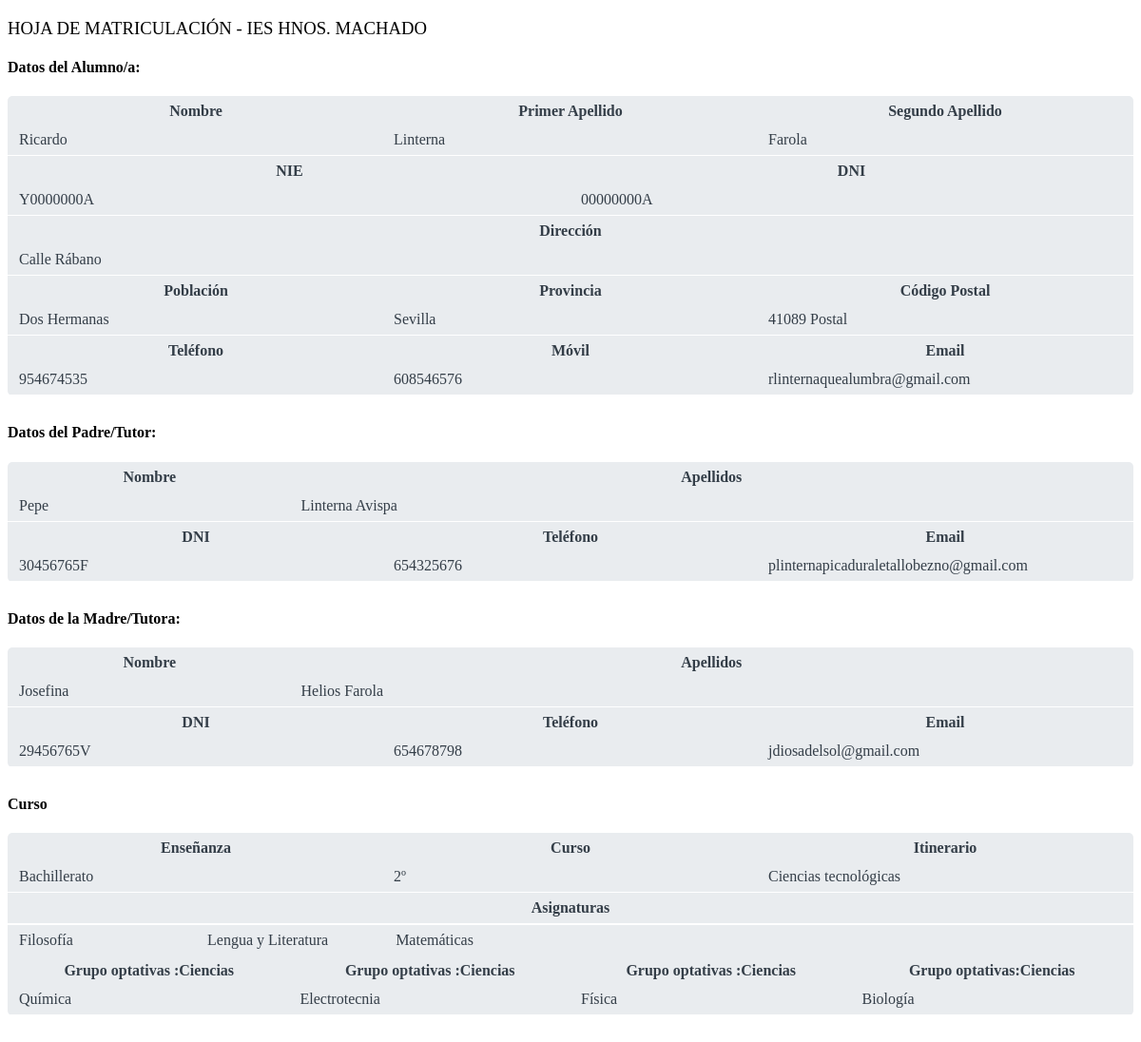
Page /php/matricula.php (signed in) on the committed database.
### tables this page shows
CREATE TABLE `alumnos` (
  `id` int(5) NOT NULL,
  `dni` varchar(9) NOT NULL,
  `clave` varchar(40) NOT NULL,
  `nombre` varchar(40) NOT NULL,
  `apellido1` varchar(40) NOT NULL,
  `apellido2` varchar(40) NOT NULL,
  `nie` varchar(9) NOT NULL,
  `fecha_nac` date NOT NULL,
  `direccion` varchar(60) NOT NULL,
  `poblacion` varchar(40) NOT NULL,
  `provincia` varchar(40) NOT NULL,
  `cod_postal` int(5) NOT NULL,
  `tel_fijo` int(9) NOT NULL,
  `tel_movil` int(9) NOT NULL,
  `correo` varchar(50) NOT NULL,
  `dni_padre` varchar(9) NOT NULL,
  `nombre_padre` varchar(40) NOT NULL,
  `apellidos_padre` varchar(40) NOT NULL,
  `tel_padre` int(9) NOT NULL,
  `correo_padre` varchar(50) NOT NULL,
  `dni_madre` varchar(9) NOT NULL,
  `nombre_madre` varchar(40) NOT NULL,
  `apellidos_madre` varchar(40) NOT NULL,
  `tel_madre` int(9) NOT NULL,
  `correo_madre` varchar(50) NOT NULL,
  `cambio_datos` varchar(500) DEFAULT NULL,
  `fecha_alta` date NOT NULL
);

CREATE TABLE `cursos` (
  `id` int(5) NOT NULL,
  `nombre` varchar(40) NOT NULL,
  `id_enseñanza` int(5) NOT NULL
);

CREATE TABLE `itinerarios` (
  `id` int(5) NOT NULL,
  `nombre` varchar(40) NOT NULL,
  `id_curso` int(5) NOT NULL
);

CREATE TABLE `asignaturas` (
  `codigo` varchar(20) NOT NULL,
  `nombre` varchar(40) NOT NULL,
  `id_itinerario` int(5) NOT NULL
);

CREATE TABLE `grupo_optativas` (
  `id` int(5) NOT NULL,
  `nombre` varchar(40) NOT NULL,
  `id_curso` int(5) NOT NULL
);

CREATE TABLE `optativas` (
  `id` int(5) NOT NULL,
  `nombre` varchar(40) NOT NULL,
  `id_grupo_optativas` int(5) NOT NULL
);

### php/functions.php (called while the page is built, shortened)
<?php
function connectDB()
{
    try
    {
        $opc=array(PDO::MYSQL_ATTR_INIT_COMMAND => "SET NAMES utf8");
        $dsn="mysql:host=localhost;dbname=automatricula";
        $usuario="root";
        $contrasena="";
        $base=new PDO($dsn,$usuario,$contrasena,$opc);
    }
    catch (PDOException $e)
    {
        die ("Error".$e->getMessage());
        $resultado=null;
    }
    return $base;
}
function ejecutaConsulta($sql)
{
		$miconexion=connectDB();
		return $miconexion->query($sql);
}
function ejecutaConsultaArray($sql)
{
		$datos=[];
		$resultset=ejecutaConsulta($sql);
		while($fila=$resultset->fetch(PDO::FETCH_ASSOC))
		{
			$datos[]=$fila;
		}
		return $datos;
}
?>

### php/matricula.php (the view, shortened to what this page needs)
<!DOCTYPE html>
<html>
<head>
</head>
<body>
	<?php
		include "functions.php";
		$dni=$_SESSION['login'];
		$consulta="SELECT * FROM alumnos WHERE DNI='".$dni."';";
        $consulta2="SELECT E.NOMBRE, C.NOMBRE, I.NOMBRE, I.id FROM alumnos A, matriculas M, itinerarios I, cursos C, enseñanzas E WHERE A.DNI='".$dni."' AND A.ID=M.ID_ALUMNO AND M.ID_ITINERARIO=I.ID AND I.ID_CURSO=C.ID AND C.ID_enseñanza=E.ID";
        $consulta3="SELECT O.NOMBRE FROM matriculas M, optativas O, optativas_elegidas OE WHERE M.COD_MATRICULA=OE.COD_MATRICULA  AND O.ID=OE.ID_OPTATIVA1";
        $consulta4="SELECT O.NOMBRE FROM matriculas M, optativas O, optativas_elegidas OE WHERE M.COD_MATRICULA=OE.COD_MATRICULA  AND O.ID=OE.ID_OPTATIVA2";
        $consulta5="SELECT O.NOMBRE FROM matriculas M, optativas O, optativas_elegidas OE WHERE M.COD_MATRICULA=OE.COD_MATRICULA  AND O.ID=OE.ID_OPTATIVA3";
        $consulta6="SELECT O.NOMBRE FROM matriculas M, optativas O, optativas_elegidas OE WHERE M.COD_MATRICULA=OE.COD_MATRICULA  AND O.ID=OE.ID_OPTATIVA4";
		$resulset=ejecutaConsulta($consulta);
        $alumno=$resulset->fetch(PDO::FETCH_ASSOC);
        $resulset2=ejecutaConsulta($consulta2);
		$matricula=$resulset2->fetch(PDO::FETCH_NUM);
        $resulset3=ejecutaConsulta($consulta3);
		$optativa1=$resulset3->fetch(PDO::FETCH_NUM);
        $resulset4=ejecutaConsulta($consulta4);
		$optativa2=$resulset4->fetch(PDO::FETCH_NUM);
        $resulset5=ejecutaConsulta($consulta5);
		$optativa3=$resulset5->fetch(PDO::FETCH_NUM);
        $resulset6=ejecutaConsulta($consulta6);
		$optativa4=$resulset6->fetch(PDO::FETCH_NUM);
		$consulta7 = ejecutaConsultaArray("SELECT m.cod_matricula from alumnos a inner join matriculas m where a.id = m.id_alumno and a.dni='$dni'");
		$cod_matricula = $consulta7[0]["cod_matricula"];
		$sql= "SELECT nombre FROM asignaturas where id_itinerario = '".$matricula['3']."';";
		$asignaturas=ejecutaConsultaArray($sql);
		$tablaAsig='<table class="caja0"><tr><th class="caja6">Asignaturas</th></tr></table>';
		$tablaAsig.='<table class="caja0"><tr>';
		foreach($asignaturas as $indice=>$asig){
			if($indice%4!=0)
				$tablaAsig.='<td class="caja5">'.$asig['nombre'].'</td>';
			else{
				$tablaAsig.='</tr></table><table><tr><td class="caja5">'.$asig['nombre'].'</td>';
			}
		}
		$tablaAsig.='</tr></table>';
		if($optativa1[0] != ""){
		$nombreGrupoOptativa1 = "SELECT grupo_optativas.nombre FROM grupo_optativas ,optativas,optativas_elegidas WHERE grupo_optativas.id = optativas.id_grupo_optativas AND optativas.id = optativas_elegidas.id_optativa1 AND optativas_elegidas.cod_matricula=".$cod_matricula.";";
			$grupo1 = ejecutaConsultaArray($nombreGrupoOptativa1);
			$grupo1= "Grupo optativas :".$grupo1[0]['nombre'];
		}else{
			$grupo1="";
		}
		if($optativa2[0] != ""){
        $nombreGrupoOptativa2 ="SELECT grupo_optativas.nombre FROM grupo_optativas ,optativas,optativas_elegidas WHERE grupo_optativas.id = optativas.id_grupo_optativas AND optativas.id = optativas_elegidas.id_optativa2 AND optativas_elegidas.cod_matricula=".$cod_matricula.";";
	        $grupo2 = ejecutaConsultaArray($nombreGrupoOptativa2);
	        $grupo2 = "Grupo optativas :".$grupo2[0]['nombre'];
        }else{
			$grupo2="";
		}
        if($optativa3[0] != ""){
        $nombreGrupoOptativa3 ="SELECT grupo_optativas.nombre FROM grupo_optativas ,optativas,optativas_elegidas WHERE grupo_optativas.id = optativas.id_grupo_optativas AND optativas.id = optativas_elegidas.id_optativa3 AND optativas_elegidas.cod_matricula=".$cod_matricula.";";
       		 $grupo3 = ejecutaConsultaArray($nombreGrupoOptativa3);
       		 $grupo3 ="Grupo optativas :".$grupo3[0]['nombre'];
        }else{
			$grupo3="";
		}
        if($optativa4[0] != ""){
        $nombreGrupoOptativa4 = "SELECT grupo_optativas.nombre FROM grupo_optativas ,optativas,optativas_elegidas WHERE grupo_optativas.id = optativas.id_grupo_optativas AND optativas.id = optativas_elegidas.id_optativa4 AND optativas_elegidas.cod_matricula=".$cod_matricula.";";
	        $grupo4 = ejecutaConsultaArray($nombreGrupoOptativa4);
	        $grupo4 = "Grupo optativas:".$grupo4[0]['nombre'];
        }else{
			$grupo4="";
		}
	?>
	<div style="text-align:right"><barcode dimension="1D" type="EAN13" value="<?php echo $cod_matricula;?>" label="label" style="float:right;width:30mm; height:6mm; color: #000; font-size: 3mm"></barcode></div>
	<h3 style="font-weight:lighter;">HOJA DE MATRICULACIÓN - IES HNOS. MACHADO</h3>
	<h4>Datos del Alumno/a:</h4>
	<div class="contenedor">
	<table class="caja0">
		<tr><th class="caja4">Nombre</th><th class="caja4">Primer Apellido</th><th class="caja4">Segundo Apellido</th></tr>
		<tr><td class="caja4"><?php echo $alumno['nombre'];?></td><td class="caja4"><?php echo $alumno['apellido1'];?></td><td class="caja4"><?php echo $alumno['apellido2'];?></td></tr>
	</table>
	<table class="caja0">
		<tr><th class="caja3">NIE</th><th class="caja3">DNI</th></tr>
		<tr><td class="caja3"><?php echo $alumno['nie'];?></td><td class="caja3"><?php echo $alumno['dni'];?></td></tr>
	</table>
	<table class="caja0">
	 	<tr><th class="caja1">Dirección</th></tr>
	 	<tr><td class="caja1"><?php echo $alumno['direccion'];?></td></tr>
	</table>
	<table class="caja0">
	 	<tr><th class="caja4">Población</th><th class="caja4">Provincia</th><th class="caja4">Código Postal</th></tr>
	 	<tr><td class="caja4"><?php echo $alumno['poblacion'];?></td><td class="caja4"><?php echo $alumno['provincia'];?></td><td class="caja4"><?php echo $alumno['cod_postal'];?> Postal</td></tr>
	</table>
	<table class="caja0">
	 	<tr><th class="caja4">Teléfono</th><th class="caja4">Móvil</th><th class="caja4">Email</th></tr>
	 	<tr><td class="caja4"><?php echo $alumno['tel_fijo'];?></td><td class="caja4"><?php echo $alumno['tel_movil'];?></td><td class="caja4"><?php echo $alumno['correo'];?></td></tr>
	</table>
	</div>
 	<h4>Datos del Padre/Tutor:</h4>
 	<div class="contenedor">
 	<table class="caja0">
	 	<tr><th class="caja5">Nombre</th><th class="caja2">Apellidos</th></tr>
	 	<tr><td class="caja5"><?php echo $alumno['nombre_padre'];?></td><td class="caja2"><?php echo $alumno['apellidos_padre'];?></td></tr>
	</table>
	<table class="caja0">
	    <tr><th class="caja4">DNI</th><th class="caja4">Teléfono</th><th class="caja4">Email</th></tr>
	    <tr><td class="caja4"><?php echo $alumno['dni_padre'];?></td><td class="caja4"><?php echo $alumno['tel_padre'];?></td><td class="caja4"><?php echo $alumno['correo_padre'];?></td></tr>
	</table>
	</div>
	<h4>Datos de la Madre/Tutora:</h4>
	<div class="contenedor">
	<table class="caja0">
	 	<tr><th class="caja5">Nombre</th><th class="caja2">Apellidos</th></tr>
	 	<tr><td class="caja5"><?php echo $alumno['nombre_madre'];?></td><td class="caja2"><?php echo $alumno['apellidos_madre'];?></td></tr>
	</table>
	<table class="caja0">
	    <tr><th class="caja4">DNI</th><th class="caja4">Teléfono</th><th class="caja4">Email</th></tr>
	    <tr><td class="caja4"><?php echo $alumno['dni_madre'];?></td><td class="caja4"><?php echo $alumno['tel_madre'];?></td><td class="caja4"><?php echo $alumno['correo_madre'];?></td></tr>
	</table>
</div>
	<h4>Curso</h4>
	<div class="contenedor">
	<table class="caja0">
	    <tr><th class="caja4">Enseñanza</th><th class="caja4">Curso</th><th class="caja4">Itinerario</th></tr>
	    <tr><td class="caja4"><?php echo $matricula[0];?></td><td class="caja4"><?php echo $matricula[1];?></td><td class="caja4"><?php echo $matricula[2];?></td></tr>
    </table>
    <?php
    echo $tablaAsig;
    ?>
    <table class="caja0">
	    <tr><th class="caja5"><?php echo $grupo1;?></th><th class="caja5"><?php echo $grupo2;?></th><th class="caja5"><?php echo $grupo3;?></th><th class="caja5"><?php echo $grupo4;?></th></tr>
	    <tr><td class="caja5"><?php echo $optativa1[0];?></td><td class="caja5"><?php echo $optativa2[0];?></td><td class="caja5"><?php echo $optativa3[0];?></td><td class="caja5"><?php echo $optativa4[0];?></td></tr>
	</table>
</div>
</body>
</html>

### php/matricula.php (style rules this page uses)
.caja0, .caja6 { width:100%; }
.caja1 { width:100%; }
.caja2 { width: 75%; }
.caja3 { width: 50%; }
.caja4 { width: 33.3%; }
.caja5 { width: 25%; }
.caja6 { text-align: center; }
.caja1, .caja2, .caja3, .caja4, .caja5, .caja6 { padding:5px 10px; color:#343e48; border-radius:5px; }
.caja0 { border-bottom: solid 1px white; }
.contenedor { background-color:#e9ecef; border-radius:5px; margin-bottom:30px; }

### rows in the picture
alumnos: nombre "Ricardo", apellido1 "Linterna", apellido2 "Farola", nie "Y0000000A", dni "00000000A", direccion "Calle Rábano", poblacion "Dos Hermanas", provincia "Sevilla", cod_postal "41089", tel_fijo "954674535", tel_movil "608546576", correo "rlinternaquealumbra@gmail.com", nombre_padre "Pepe", apellidos_padre "Linterna Avispa", dni_padre "30456765F", tel_padre "654325676", correo_padre "plinternapicaduraletallobezno@gmail.com", nombre_madre "Josefina", apellidos_madre "Helios Farola", dni_madre "29456765V", tel_madre "654678798", correo_madre "jdiosadelsol@gmail.com"
enseñanzas: nombre "Bachillerato", cursos.nombre "2º", itinerarios.nombre "Ciencias tecnológicas"
asignaturas: nombre "Filosofía"
asignaturas: nombre "Lengua y Literatura"
asignaturas: nombre "Matemáticas"
grupo_optativas: nombre "Grupo optativas :Ciencias", nombre "Grupo optativas:Ciencias"
optativas: nombre "Química"
optativas: nombre "Electrotecnia"
optativas: nombre "Física"
optativas: nombre "Biología"
